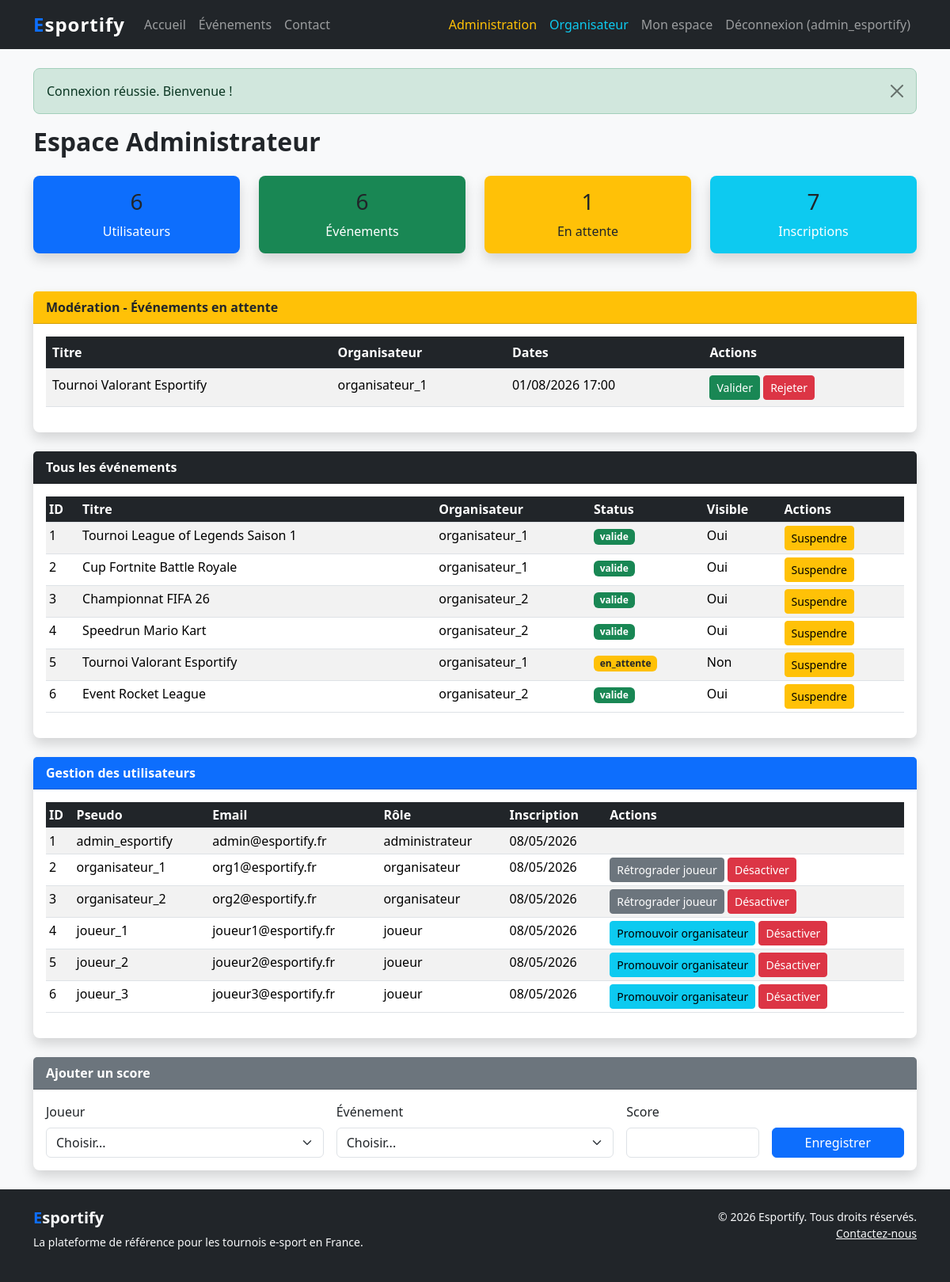
Screenshot of /pages/admin.php (signed in) with the database file from the repository.
### tables this page shows
CREATE TABLE events (
    id INT AUTO_INCREMENT PRIMARY KEY,
    title VARCHAR(150) NOT NULL,
    description TEXT,
    max_players INT NOT NULL DEFAULT 10,
    start_date DATETIME NOT NULL,
    end_date DATETIME NOT NULL,
    organizer_id INT NOT NULL,
    status ENUM('en_attente', 'valide', 'non_valide', 'suspendu') DEFAULT 'en_attente',
    visible TINYINT(1) DEFAULT 0,
    started TINYINT(1) DEFAULT 0,
    started_at DATETIME NULL,
    created_at DATETIME DEFAULT CURRENT_TIMESTAMP,
    updated_at DATETIME DEFAULT CURRENT_TIMESTAMP ON UPDATE CURRENT_TIMESTAMP,
    FOREIGN KEY (organizer_id) REFERENCES users(id) ON DELETE CASCADE,
    INDEX idx_status (status),
    INDEX idx_visible (visible),
    INDEX idx_start_date (start_date),
    INDEX idx_organizer (organizer_id)
);

CREATE TABLE users (
    id INT AUTO_INCREMENT PRIMARY KEY,
    pseudo VARCHAR(50) NOT NULL UNIQUE,
    email VARCHAR(100) NOT NULL UNIQUE,
    password_hash VARCHAR(255) NOT NULL,
    role ENUM('joueur', 'organisateur', 'administrateur') DEFAULT 'joueur',
    is_active TINYINT(1) DEFAULT 1,
    created_at DATETIME DEFAULT CURRENT_TIMESTAMP,
    updated_at DATETIME DEFAULT CURRENT_TIMESTAMP ON UPDATE CURRENT_TIMESTAMP,
    INDEX idx_role (role),
    INDEX idx_email (email)
);

### pages/admin.php (the view, shortened to what this page needs)
<?php
require_once __DIR__ . '/../includes/header.php';
$stats = [];
$stats['users'] = $pdo->query("SELECT COUNT(*) as c FROM users WHERE is_active = 1")->fetch()['c'];
$stats['events'] = $pdo->query("SELECT COUNT(*) as c FROM events")->fetch()['c'];
$stats['events_pending'] = $pdo->query("SELECT COUNT(*) as c FROM events WHERE status = 'en_attente'")->fetch()['c'];
$stats['registrations'] = $pdo->query("SELECT COUNT(*) as c FROM event_registrations WHERE status = 'accepte'")->fetch()['c'];
$pendingEvents = $pdo->query("SELECT e.*, u.pseudo as organizer_pseudo FROM events e JOIN users u ON e.organizer_id = u.id WHERE e.status = 'en_attente' ORDER BY e.created_at DESC")->fetchAll();
$allEvents = $pdo->query("SELECT e.*, u.pseudo as organizer_pseudo FROM events e JOIN users u ON e.organizer_id = u.id ORDER BY e.created_at DESC LIMIT 50")->fetchAll();
$allUsers = $pdo->query("SELECT id, pseudo, email, role, created_at FROM users WHERE is_active = 1 ORDER BY created_at DESC LIMIT 50")->fetchAll();
?>
<h2 class="fw-bold mb-4">Espace Administrateur</h2>
<div class="row g-4 mb-5">
    <div class="col-md-3">
        <div class="card text-white bg-primary shadow">
            <div class="card-body text-center">
                <h3 class="card-title"><?= (int)$stats['users'] ?></h3>
                <p class="card-text">Utilisateurs</p>
            </div>
        </div>
    </div>
    <div class="col-md-3">
        <div class="card text-white bg-success shadow">
            <div class="card-body text-center">
                <h3 class="card-title"><?= (int)$stats['events'] ?></h3>
                <p class="card-text">Événements</p>
            </div>
        </div>
    </div>
    <div class="col-md-3">
        <div class="card text-dark bg-warning shadow">
            <div class="card-body text-center">
                <h3 class="card-title"><?= (int)$stats['events_pending'] ?></h3>
                <p class="card-text">En attente</p>
            </div>
        </div>
    </div>
    <div class="col-md-3">
        <div class="card text-white bg-info shadow">
            <div class="card-body text-center">
                <h3 class="card-title"><?= (int)$stats['registrations'] ?></h3>
                <p class="card-text">Inscriptions</p>
            </div>
        </div>
    </div>
</div>
<div class="card shadow mb-4">
    <div class="card-header bg-warning text-dark fw-bold">Modération - Événements en attente</div>
    <div class="card-body">
        <?php if (empty($pendingEvents)): ?>
            <p class="text-muted">Aucun événement en attente.</p>
        <?php else: ?>
            <div class="table-responsive">
                <table class="table table-striped">
                    <thead>
                        <tr>
                            <th>Titre</th>
                            <th>Organisateur</th>
                            <th>Dates</th>
                            <th>Actions</th>
                        </tr>
                    </thead>
                    <tbody>
                        <?php foreach ($pendingEvents as $evt): ?>
                            <tr>
                                <td><?= e($evt['title']) ?></td>
                                <td><?= e($evt['organizer_pseudo']) ?></td>
                                <td><?= date('d/m/Y H:i', strtotime($evt['start_date'])) ?></td>
                                <td>
                                    <a href="index.php?page=admin&action=validate_event&id=<?= (int)$evt['id'] ?>&csrf=<?= csrfToken() ?>" class="btn btn-sm btn-success">Valider</a>
                                    <a href="index.php?page=admin&action=reject_event&id=<?= (int)$evt['id'] ?>&csrf=<?= csrfToken() ?>" class="btn btn-sm btn-danger">Rejeter</a>
                                </td>
                            </tr>
                        <?php endforeach; ?>
                    </tbody>
                </table>
            </div>
        <?php endif; ?>
    </div>
</div>
<div class="card shadow mb-4">
    <div class="card-header bg-dark text-white fw-bold">Tous les événements</div>
    <div class="card-body">
        <div class="table-responsive">
            <table class="table table-striped table-sm">
                <thead>
                    <tr>
                        <th>ID</th>
                        <th>Titre</th>
                        <th>Organisateur</th>
                        <th>Status</th>
                        <th>Visible</th>
                        <th>Actions</th>
                    </tr>
                </thead>
                <tbody>
                    <?php foreach ($allEvents as $evt): ?>
                        <tr>
                            <td><?= (int)$evt['id'] ?></td>
                            <td><?= e($evt['title']) ?></td>
                            <td><?= e($evt['organizer_pseudo']) ?></td>
                            <td><span class="badge bg-<?= $evt['status'] === 'valide' ? 'success' : ($evt['status'] === 'en_attente' ? 'warning text-dark' : 'danger') ?>"><?= e($evt['status']) ?></span></td>
                            <td><?= $evt['visible'] ? 'Oui' : 'Non' ?></td>
                            <td>
                                <?php if ($evt['status'] !== 'suspendu'): ?>
                                    <a href="index.php?page=admin&action=suspend_event&id=<?= (int)$evt['id'] ?>&csrf=<?= csrfToken() ?>" class="btn btn-sm btn-warning">Suspendre</a>
                                <?php endif; ?>
                            </td>
                        </tr>
                    <?php endforeach; ?>
                </tbody>
            </table>
        </div>
    </div>
</div>
<div class="card shadow mb-4">
    <div class="card-header bg-primary text-white fw-bold">Gestion des utilisateurs</div>
    <div class="card-body">
        <div class="table-responsive">
            <table class="table table-striped table-sm">
                <thead>
                    <tr>
                        <th>ID</th>
                        <th>Pseudo</th>
                        <th>Email</th>
                        <th>Rôle</th>
                        <th>Inscription</th>
                        <th>Actions</th>
                    </tr>
                </thead>
                <tbody>
                    <?php foreach ($allUsers as $usr): ?>
                        <tr>
                            <td><?= (int)$usr['id'] ?></td>
                            <td><?= e($usr['pseudo']) ?></td>
                            <td><?= e($usr['email']) ?></td>
                            <td><?= e($usr['role']) ?></td>
                            <td><?= date('d/m/Y', strtotime($usr['created_at'])) ?></td>
                            <td>
                                <?php if ($usr['role'] === 'joueur'): ?>
                                    <a href="index.php?page=admin&action=promote_organizer&id=<?= (int)$usr['id'] ?>&csrf=<?= csrfToken() ?>" class="btn btn-sm btn-info">Promouvoir organisateur</a>
                                <?php elseif ($usr['role'] === 'organisateur'): ?>
                                    <a href="index.php?page=admin&action=demote_joueur&id=<?= (int)$usr['id'] ?>&csrf=<?= csrfToken() ?>" class="btn btn-sm btn-secondary">Rétrograder joueur</a>
                                <?php endif; ?>
                                <?php if ($usr['role'] !== 'administrateur'): ?>
                                    <a href="index.php?page=admin&action=delete_user&id=<?= (int)$usr['id'] ?>&csrf=<?= csrfToken() ?>" class="btn btn-sm btn-danger" onclick="return confirm('Confirmer la désactivation ?')">Désactiver</a>
                                <?php endif; ?>
                            </td>
                        </tr>
                    <?php endforeach; ?>
                </tbody>
            </table>
        </div>
    </div>
</div>
<div class="card shadow">
    <div class="card-header bg-secondary text-white fw-bold">Ajouter un score</div>
    <div class="card-body">
        <form method="POST" action="index.php?page=admin&action=add_score&id=0&csrf=<?= csrfToken() ?>">
            <div class="row g-3">
                <div class="col-md-4">
                    <label class="form-label">Joueur</label>
                    <select name="user_id" class="form-select" required>
                        <option value="">Choisir...</option>
                    </select>
                </div>
                <div class="col-md-4">
                    <label class="form-label">Événement</label>
                    <select name="event_id" class="form-select" required>
                        <option value="">Choisir...</option>
                    </select>
                </div>
                <div class="col-md-2">
                    <label class="form-label">Score</label>
                    <input type="number" name="score" class="form-control" required min="0">
                </div>
                <div class="col-md-2 d-flex align-items-end">
                    <button type="submit" class="btn btn-primary w-100">Enregistrer</button>
                </div>
            </div>
        </form>
    </div>
</div>
<?php require_once __DIR__ . '/../includes/footer.php'; ?>

### assets/css/style.css (style rules this page uses)
:root { --esportify-primary: #0d6efd; --esportify-dark: #212529; --esportify-light: #f8f9fa; --esportify-accent: #6610f2; }
html, body { height: 100%; }
body { display: flex; flex-direction: column; font-family: 'Segoe UI', Tahoma, Geneva, Verdana, sans-serif; background-color: var(--esportify-light); }
.card { border: none; border-radius: 0.5rem; }
.card-title { color: var(--esportify-dark); }
.btn-primary { background-color: var(--esportify-primary); border-color: var(--esportify-primary); }
.table th { background-color: var(--esportify-dark); color: #fff; }

### rows the page displays
events: id "6", visible "1", title "Event Rocket League", organizer.pseudo "organisateur_2", status "valide", shows "Oui"
events: title "Tournoi Valorant Esportify", organizer.pseudo "organisateur_1", start_date "01/08/2026 17:00", id "5", status "en_attente", visible "Non"
events: id "1", title "Tournoi League of Legends Saison 1", organizer.pseudo "organisateur_1", status "valide", visible "Oui"
events: id "2", title "Cup Fortnite Battle Royale", organizer.pseudo "organisateur_1", status "valide", visible "Oui"
events: id "3", title "Championnat FIFA 26", organizer.pseudo "organisateur_2", status "valide", visible "Oui"
events: id "4", title "Speedrun Mario Kart", organizer.pseudo "organisateur_2", status "valide", visible "Oui"
users: id "1", pseudo "admin_esportify", email "admin@esportify.fr", role "administrateur", created_at "08/05/2026"
users: id "2", pseudo "organisateur_1", email "org1@esportify.fr", role "organisateur", created_at "08/05/2026"
users: id "3", pseudo "organisateur_2", email "org2@esportify.fr", role "organisateur", created_at "08/05/2026"
users: id "4", pseudo "joueur_1", email "joueur1@esportify.fr", role "joueur", created_at "08/05/2026"
users: id "5", pseudo "joueur_2", email "joueur2@esportify.fr", role "joueur", created_at "08/05/2026"
users: id "6", pseudo "joueur_3", email "joueur3@esportify.fr", role "joueur", created_at "08/05/2026"

### other values shown
$_SESSION['user_pseudo'] "admin_esportify"
$text "Connexion réussie. Bienvenue !"
$stats['registrations'] "7"
